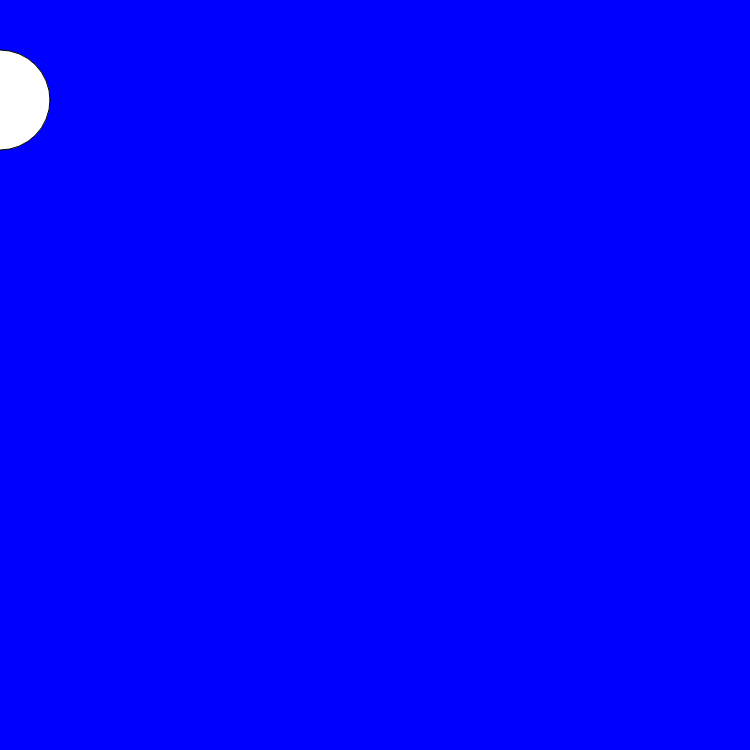
Frame 1 (no input)
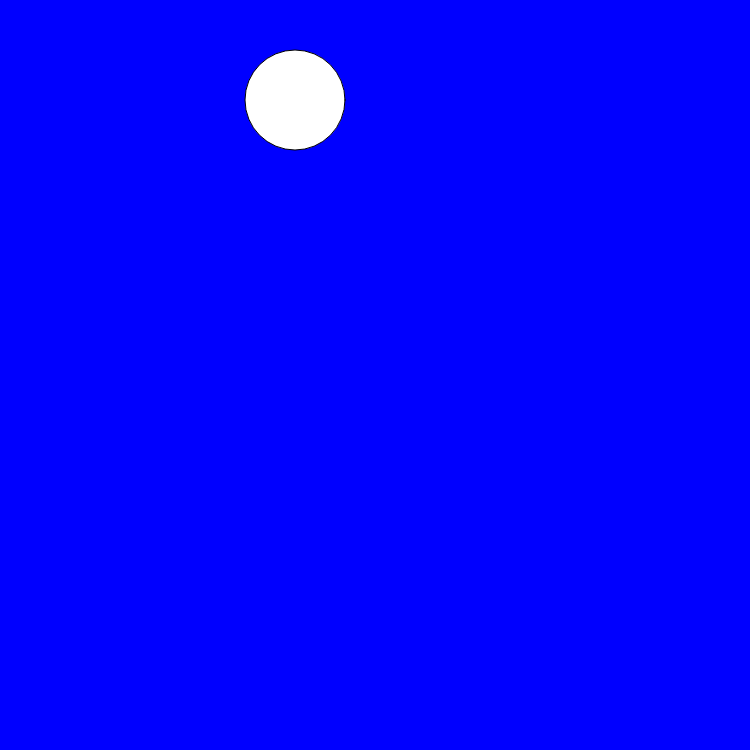
Frame 60 (no input)
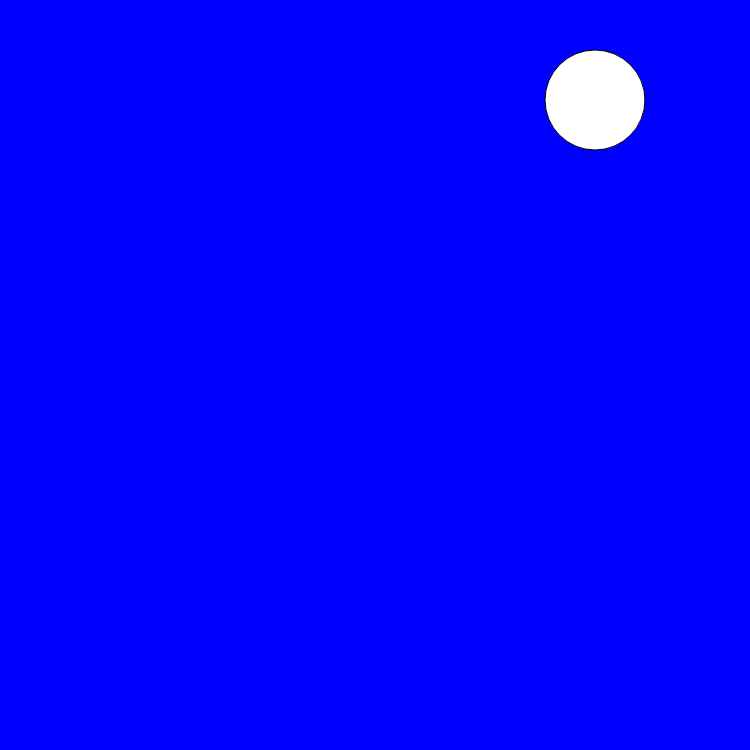
Frame 120 (the mouse pressed at the canvas centre since frame 60)

The p5.js sketch that drew these frames (run headless with seeded random() and noise() and a simulated clock; from frame 60 on, the mouse is pressed at the canvas centre):

// p5.js sketch
// ── sketch.js
var x = 0

function setup() {
  // put setup code here
  createCanvas(750, 750) ;
}

function draw() {
  background('blue');
ellipse(x,100,100,100);
x+=5
if (x > width + 50){
  x = 0;
}
}
